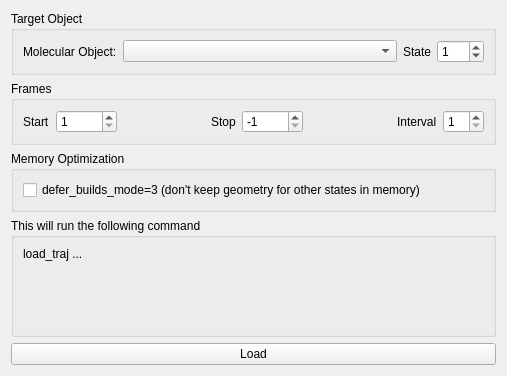
<?xml version="1.0" encoding="UTF-8"?>
<ui version="4.0">
 <class>Form</class>
 <widget class="QWidget" name="Form">
  <property name="geometry">
   <rect>
    <x>0</x>
    <y>0</y>
    <width>507</width>
    <height>376</height>
   </rect>
  </property>
  <property name="windowTitle">
   <string notr="true">Trajectory Import</string>
  </property>
  <layout class="QVBoxLayout" name="verticalLayout">
   <item>
    <widget class="QGroupBox" name="groupBox">
     <property name="title">
      <string notr="true">Target Object</string>
     </property>
     <layout class="QGridLayout" name="gridLayout">
      <item row="0" column="0">
       <widget class="QLabel" name="label">
        <property name="text">
         <string notr="true">Molecular Object:</string>
        </property>
       </widget>
      </item>
      <item row="0" column="1">
       <widget class="QComboBox" name="input_object">
        <property name="sizePolicy">
         <sizepolicy hsizetype="Preferred" vsizetype="Fixed">
          <horstretch>1</horstretch>
          <verstretch>0</verstretch>
         </sizepolicy>
        </property>
       </widget>
      </item>
      <item row="0" column="2">
       <widget class="QLabel" name="label_3">
        <property name="text">
         <string notr="true">State</string>
        </property>
       </widget>
      </item>
      <item row="0" column="3">
       <widget class="QSpinBox" name="input_state">
        <property name="toolTip">
         <string notr="true">Append if state=0</string>
        </property>
        <property name="maximum">
         <number>999</number>
        </property>
        <property name="value">
         <number>1</number>
        </property>
       </widget>
      </item>
     </layout>
    </widget>
   </item>
   <item>
    <widget class="QGroupBox" name="groupBox_3">
     <property name="title">
      <string notr="true">Frames</string>
     </property>
     <layout class="QGridLayout" name="gridLayout_2">
      <item row="0" column="0">
       <widget class="QLabel" name="label_6">
        <property name="text">
         <string notr="true">Start</string>
        </property>
       </widget>
      </item>
      <item row="0" column="1">
       <widget class="QSpinBox" name="input_start">
        <property name="minimum">
         <number>1</number>
        </property>
        <property name="maximum">
         <number>99999</number>
        </property>
        <property name="value">
         <number>1</number>
        </property>
       </widget>
      </item>
      <item row="0" column="2">
       <spacer name="horizontalSpacer">
        <property name="orientation">
         <enum>Qt::Horizontal</enum>
        </property>
        <property name="sizeHint" stdset="0">
         <size>
          <width>69</width>
          <height>20</height>
         </size>
        </property>
       </spacer>
      </item>
      <item row="0" column="3">
       <widget class="QLabel" name="label_7">
        <property name="text">
         <string notr="true">Stop</string>
        </property>
       </widget>
      </item>
      <item row="0" column="4">
       <widget class="QSpinBox" name="input_stop">
        <property name="toolTip">
         <string notr="true">Load entire trajectory if stop &amp;lt; 1</string>
        </property>
        <property name="minimum">
         <number>-1</number>
        </property>
        <property name="maximum">
         <number>99999</number>
        </property>
        <property name="value">
         <number>-1</number>
        </property>
       </widget>
      </item>
      <item row="0" column="5">
       <spacer name="horizontalSpacer_2">
        <property name="orientation">
         <enum>Qt::Horizontal</enum>
        </property>
        <property name="sizeHint" stdset="0">
         <size>
          <width>69</width>
          <height>20</height>
         </size>
        </property>
       </spacer>
      </item>
      <item row="0" column="6">
       <widget class="QLabel" name="label_5">
        <property name="text">
         <string notr="true">Interval</string>
        </property>
       </widget>
      </item>
      <item row="0" column="7">
       <widget class="QSpinBox" name="input_interval">
        <property name="minimum">
         <number>1</number>
        </property>
        <property name="value">
         <number>1</number>
        </property>
       </widget>
      </item>
     </layout>
    </widget>
   </item>
   <item>
    <widget class="QGroupBox" name="groupBox_4">
     <property name="title">
      <string>Memory Optimization</string>
     </property>
     <layout class="QVBoxLayout" name="verticalLayout_3">
      <item>
       <widget class="QCheckBox" name="input_dbm3">
        <property name="text">
         <string notr="true">defer_builds_mode=3 (don't keep geometry for other states in memory)</string>
        </property>
       </widget>
      </item>
     </layout>
    </widget>
   </item>
   <item>
    <widget class="QGroupBox" name="groupBox_2">
     <property name="sizePolicy">
      <sizepolicy hsizetype="Expanding" vsizetype="Preferred">
       <horstretch>0</horstretch>
       <verstretch>0</verstretch>
      </sizepolicy>
     </property>
     <property name="title">
      <string notr="true">This will run the following command</string>
     </property>
     <layout class="QVBoxLayout" name="verticalLayout_2">
      <item>
       <widget class="QLabel" name="output_command">
        <property name="sizePolicy">
         <sizepolicy hsizetype="Expanding" vsizetype="Expanding">
          <horstretch>0</horstretch>
          <verstretch>0</verstretch>
         </sizepolicy>
        </property>
        <property name="text">
         <string notr="true">load_traj ...</string>
        </property>
        <property name="alignment">
         <set>Qt::AlignLeading|Qt::AlignLeft|Qt::AlignTop</set>
        </property>
        <property name="wordWrap">
         <bool>true</bool>
        </property>
        <property name="textInteractionFlags">
         <set>Qt::TextSelectableByKeyboard|Qt::TextSelectableByMouse</set>
        </property>
       </widget>
      </item>
     </layout>
    </widget>
   </item>
   <item>
    <widget class="QPushButton" name="button_ok">
     <property name="text">
      <string notr="true">Load</string>
     </property>
    </widget>
   </item>
  </layout>
 </widget>
 <resources/>
 <connections/>
</ui>
